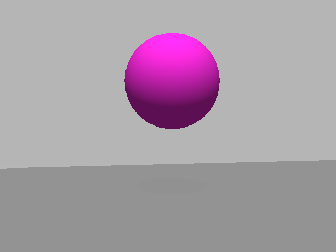
#> input picture purp.png, 336 x 252 px
$ python removepurp.py
#> lines starting #> are read from the running program, lines starting #| are printed output that depends on the picture; after the words box and inside, x2 and y2 are one past the last pixel; in counts of white or black regions, pixels touching at a corner belong together
import cv2
import numpy as np
img = cv2.imread('purp.png')
#> img is the input picture: shape (252, 336, 3); mean B, G, R 166.9, 156.2, 168.4
hsv = cv2.cvtColor(img, cv2.COLOR_BGR2HSV)
#> hsv: shape (252, 336, 3); mean H, S, V 13, 18, 168.4
outhsv = cv2.inRange(hsv, np.array([300/2, 15, 20]), np.array([310/2, 255, 255]))
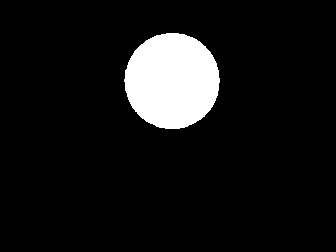
#> outhsv: shape (252, 336); 8.5% white; 1 white region, box (x1, y1, x2, y2) and area: (124, 33, 220, 129) 7185
img[:, :, 1] = np.bitwise_or(img[:, :, 1], outhsv)
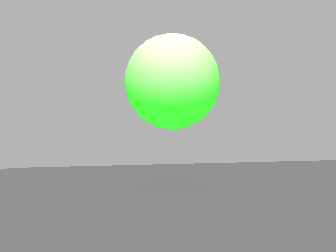
#> img: shape (252, 336, 3); 8.49% of pixels changed, all inside (x1, y1, x2, y2) = (124, 33, 220, 129)
cv2.imwrite('nopurpaugment.jpg', img)
cv2.imwrite('nopurp.jpg', outhsv)
